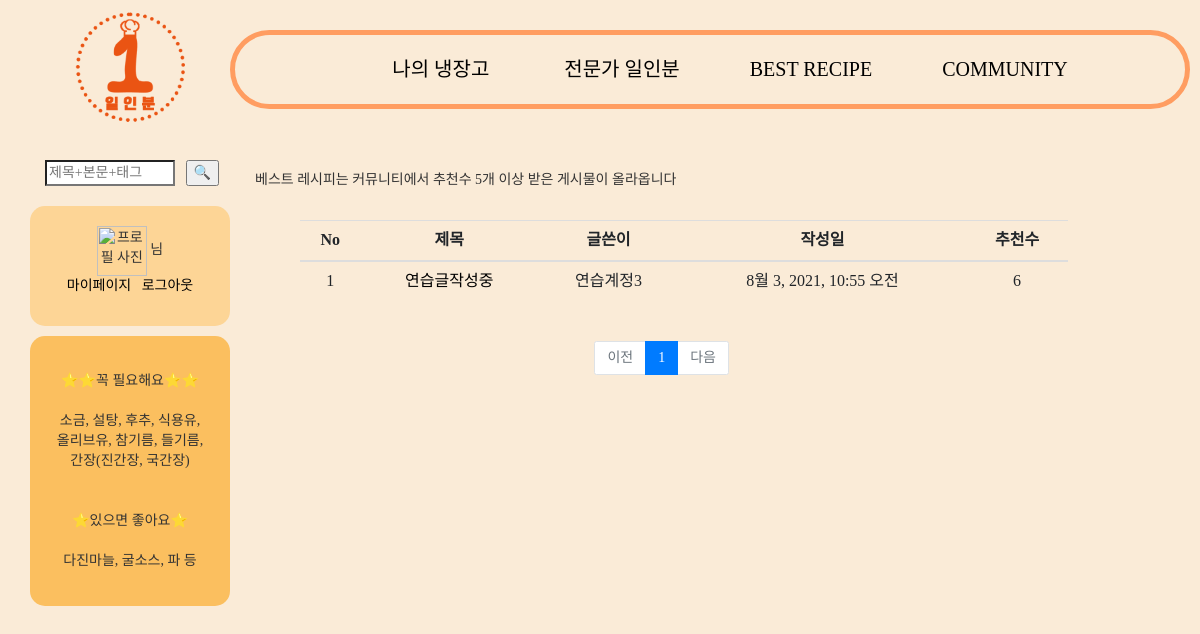
/bestrecipe/likelist/ (signed in), run on an earlier commit of the app's database.
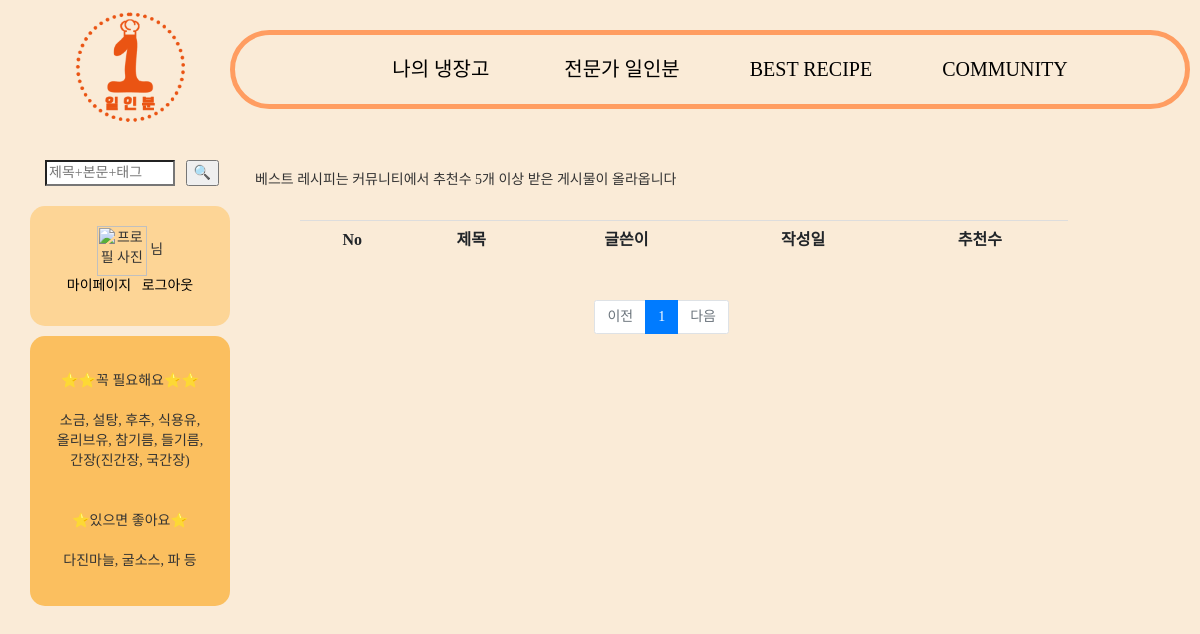
And on a later commit of the database.
### community/models.py (models this page shows, shortened)
class Post(models.Model):
    category_select = (
        ('일상공유','일상공유'),
        ('레시피공유', '레시피공유'),
    )
    writer = models.ForeignKey(CustomerUser, related_name="community", on_delete=models.CASCADE, verbose_name="작성자", null=True)
    title = models.CharField(max_length=100)
    content = models.TextField()
    category = models.CharField(max_length=30, choices=category_select, default='일상공유', null=True)
    pub_date = models.DateTimeField(auto_now_add=True, verbose_name="글작성일", null=True)
    like = models.ManyToManyField(CustomerUser, related_name='likes', blank=True)
    slug = models.SlugField('Slug', unique=False, allow_unicode=True, help_text='dashed words for title alias', null=True)
    tag = TagField()
    top_fixed = models.BooleanField(verbose_name='상단고정', default=False)

### accounts/models.py (models this page shows)
class CustomerUser(AbstractUser):
    POSITION = (
        ('일반', '일반'),
        ('사업자', '사업자'),
    )
    position = models.CharField(verbose_name='등급', max_length=1000, choices=POSITION)
    upload = CloudinaryField('uploads',blank=True,null=True)
    profile = CloudinaryField('images/',default='default_susbwu.JPG',blank=True,null=False)
    nickname = models.CharField(max_length=100)
    email = models.EmailField()
    def __str__(self):
        return self.nickname

### bestrecipe/views.py (the view)
# urls.py: path('likelist/', views.likelist, name='likelist'),
def likelist(request):
    posts = Post.objects.annotate(num_like=Count('like')).filter(num_like__gt=4)
    page = request.GET.get('page','1')
    paginator = Paginator(posts, 5)
    page_obj = paginator.page(page)
    return render(request, 'likelist.html', {'posts': page_obj})

### community/templatetags/indexfilter.py (called while the page is built)
@register.filter
def sub(value, arg):
    return value - arg

### bestrecipe/templates/likelist.html (shortened to what this page needs)
{% extends 'base.html' %}
{% load bootstrap4 %}
{% load static %}
{% load indexfilter %}
{% block content %}
<head>
</head>
<body>
    <div id="cookResult" class="col-md-11">
        <p id="desc">베스트 레시피는 커뮤니티에서 추천수 5개 이상 받은 게시물이 올라옵니다</p>
        <div id="table1" class="row mt-5">
            <div class="col-12">
                <table class="table table-hover">
                    <tr>
                    <th style="text-align: center;" scope="col">No</th>
                    <th style="text-align: center;" scope="col">제목</th>
                    <th style="text-align: center;" scope="col">글쓴이</th>
                    <th style="text-align: center;" scope="col">작성일</th>
                    <th style="text-align: center;" scope="col">추천수</th>
                    </tr>
                {% for post in posts %}
                <tbody style="text-align:center;">
                        <tr>
                            <td scope="row">{{ posts.paginator.count|sub:posts.start_index|sub:forloop.counter0|add:1 }}</td>
                        {% if user.is_authenticated %}
                        <td><a href="{% url 'postshow' post.id %}">{{post.title}}</a></td>
                        {% else %}
                        <td><a href=""onclick = "return alert('로그인 후 열람 가능합니다.')">{{post.title}}</a></td>
                        {% endif %}
                        <td>{{ post.writer }}</td>
                        <td>{{ post.pub_date }}</td>
                        <td>{{ post.like.all.count }}</td>
                        </tr>
                        {% endfor %}
                </tbody>
                </table>
            </div>
            </div>
            <div class="page">
                <ul class="pagination justify-content-center">
                  {% if posts.has_previous %}
                  <li class="page-item">
                      <a class="page-link" href="?page={{ posts.previous_page_number }}">이전</a>
                  </li>
                  {% else %}
                  <li class="page-item disabled">
                      <a class="page-link" tabindex="-1" aria-disabled="true" href="#">이전</a>
                  </li>
                  {% endif %}
                  {% for page_number in posts.paginator.page_range %}
                      {% if page_number == posts.number %}
                      <li class="page-item active" aria-current="page">
                          <a class="page-link" href="?page={{ page_number }}">{{ page_number }}</a>
                      </li>
                      {% else %}
                      <li class="page-item">
                          <a class="page-link" href="?page={{ page_number }}">{{ page_number }}</a>
                      </li>
                      {% endif %}
                  {% endfor %}
                  {% if posts.has_next %}
                  <li class="page-item">
                      <a class="page-link" href="?page={{ posts.next_page_number }}">다음</a>
                  </li>
                  {% else %}
                  <li class="page-item disabled">
                      <a class="page-link" tabindex="-1" aria-disabled="true" href="#">다음</a>
                  </li>
                  {% endif %}
    </div>
</body>
{% endblock %}

What changed in the data, as far as the page shows it:
removed Post: paginator.count|sub "1", title "연습글작성중", writer "연습계정3", pub_date "8월 3, 2021, 10:55 오전", like.all.count "6"
